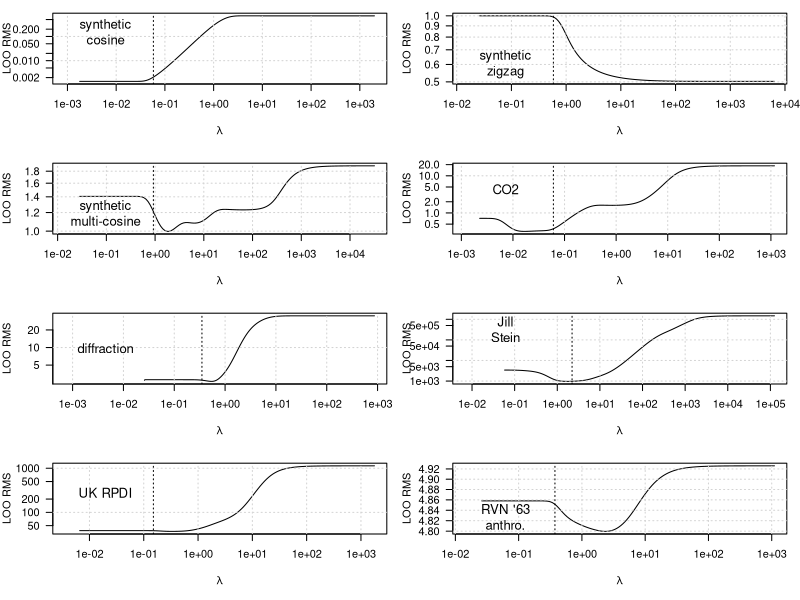

Here is the R script that generated this plot:
loo_co2 <- read.table("output/nwgksloo_CO2.dat")
loo_cos <- read.table("output/nwgksloo_cosine.dat")
loo_dif <- read.table("output/nwgksloo_diffract.dat")
loo_js <- read.table("output/nwgksloo_JS.dat")
loo_mul <- read.table("output/nwgksloo_multicos.dat")
loo_rpd <- read.table("output/nwgksloo_RPDI.dat")
loo_rvn <- read.table("output/nwgksloo_RVN63.dat")
loo_zig <- read.table("output/nwgksloo_zigzag.dat")

par(las=1, mar=c(5,4,1,1), mfrow=c(4,2))

plo <- function(loo, lab)
{
	plot(loo, xlab=expression(lambda), ylab="LOO RMS", log="xy", type="l")
	grid()
	y <- loo[is.finite(loo[,2]), 2]

	# Label the plot directly.
	text(quantile(loo[,1], 0.13), min(y) + 0.22 * diff(range(y)),
	     lab, cex=1.2)

	# Draw a vertical dotted line representing `nwgks`'s initial
	# `lambda` guess.
	abline(v=prod(range(loo[is.finite(loo[,2]), 1])^c(0.75, 0.25)),
	       lty="dotted")
}

plo(loo_cos, "synthetic\ncosine")
plo(loo_zig, "synthetic\nzigzag")
plo(loo_mul, "synthetic\nmulti-cosine")
plo(loo_co2, "CO2")
plo(loo_dif, "diffraction")
plo(loo_js, "Jill\nStein")
plo(loo_rpd, "UK RPDI")
plo(loo_rvn, "RVN '63\nanthro.")

par(mfrow=c(1,1))
